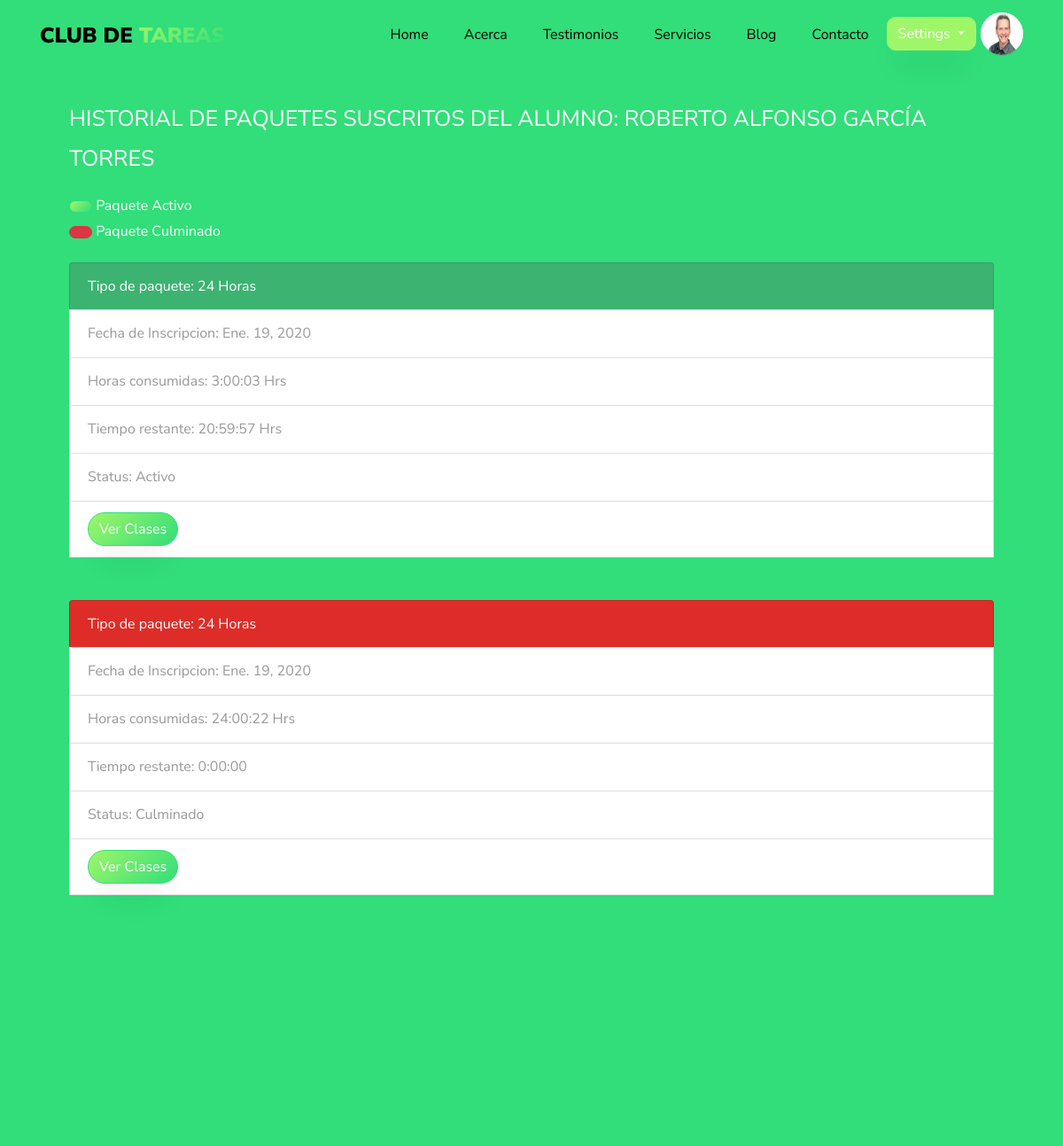
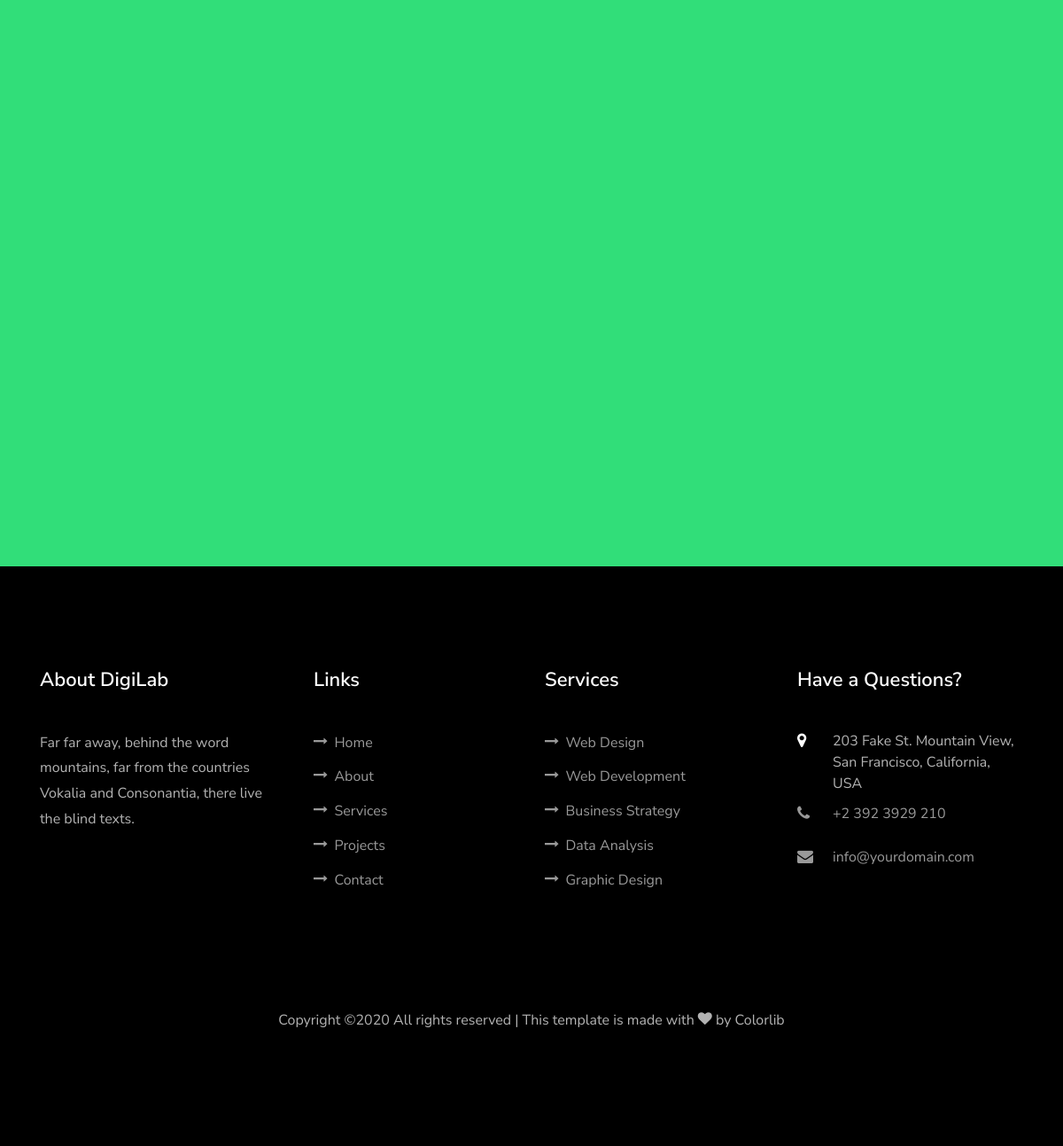
Page /paquetes/ (signed in) on the committed database (2 pictures, top to bottom).
### usuario/models.py (models this page shows, shortened)
class Usuario(AbstractBaseUser):
    imagen       =  models.ImageField(default='default.jpg',upload_to='profile_pics')
    email        =  models.EmailField(max_length=60,unique=True)
    username     =  models.CharField(max_length=30,unique=True)
    nombre       =  models.CharField(max_length=100)
    apellido     =  models.CharField(max_length=100)
    edad         =  models.IntegerField(blank=True, null=True)
    padecimientos = models.TextField(verbose_name="Alergias o padecimientos",blank=True,null=True)
    asistencia = models.CharField(verbose_name="Días de asistencia",max_length=100,blank=True,null=True)
    enfoque = models.CharField(verbose_name="Area en la que guste que se enfocará la atención",max_length=100,blank=True, null=True)
    nombre_madre =  models.CharField(verbose_name="Nombre de la Madre",max_length=100,blank=True, null=True)
    edad_madre =  models.IntegerField(verbose_name="Edad",blank=True, null=True)
    ocupacion_madre = models.CharField(verbose_name="Ocupación",max_length=100,blank=True,null=True)
    numero_madre   =  models.IntegerField(verbose_name="Número de contacto",blank=True,null=True)
    nombre_padre =  models.CharField(verbose_name="Nombre del Padre",max_length=100,blank=True, null=True)
    edad_padre =  models.IntegerField(verbose_name="Edad",blank=True, null=True)
    ocupacion_padre = models.CharField(verbose_name="Ocupación",max_length=100,blank=True, null=True)
    numero_padre    =  models.IntegerField(verbose_name="Número de contacto",blank=True,null=True)
    fecha_nacimiento = models.DateField(verbose_name="Fecha de nacimiento",blank=True, null=True)
    escuela      =  models.CharField(verbose_name="Nombre de la escuela",max_length=60,blank=True, null=True)
    domicilio    =  models.CharField(verbose_name="Domicilio",max_length=150,blank=True, null=True)
    NIVEL_STATUS = (
         ('k','Kinder'),
         ('p','Primaria'),
         ('s','Secundaria'),
         ('b','bachillerato'),
         ('u','universidad'))
    nivel_academico = models.CharField(max_length=1,choices=NIVEL_STATUS,blank=True,verbose_name='Nivel académico del alumno')
    date_joined  =  models.DateTimeField(verbose_name="Fecha de ingreso",auto_now_add=True)
    last_login   =  models.DateTimeField(verbose_name="Ultima fecha de Sesión",auto_now=True)
    is_admin     =  models.BooleanField(verbose_name="¿Es Administrador?",default=False)
    is_active    =  models.BooleanField(verbose_name="¿Esta Acivo?",default=True)
    is_staff     =  models.BooleanField(verbose_name="¿Es parte del Staff?",default=False)
    is_superuser =  models.BooleanField(verbose_name="¿Es Super Usuario?",default=False)
    USERNAME_FIELD  = "username"
    REQUIRED_FIELDS = ["nombre","apellido"]
    objects = MyUsuarioManager()

### app/models.py (models this page shows, shortened)
class Paquete_Inscrito(models.Model):
     id = models.UUIDField(primary_key=True, default=uuid.uuid4, help_text="id del Paquete")
     usuario = models.ForeignKey(settings.AUTH_USER_MODEL,related_name="paquetes_inscritos",on_delete=models.CASCADE,null=True)
     fecha_de_inscripcion = models.DateField(null=True,blank=True)
     horas_consumidas =models.CharField(max_length=100,default="00:00:00 Hrs")
     horas_restantes= models.CharField(max_length=100,default="00:00:00 Hrs")
     tiempo_consumido = models.DurationField(default=datetime.timedelta(days=0,hours=0,minutes=0))
     tiempo_restante= models.DurationField(default=datetime.timedelta(days=0,hours=0,minutes=0))
     ESTADO_STATUS =(
     (True,'Activo'),
     (False,'Finalizado')
     )
     tipo_de_paquete = models.ForeignKey('Tipo_de_Paquete', on_delete=models.SET_NULL, null=True,help_text='Elige el tipo de paquete del alumno')
     status = models.BooleanField(default=True,choices=ESTADO_STATUS,blank=True,help_text="Elige el estado del paquete")
     class Meta:
         verbose_name = ("Paquete Inscrito")
         verbose_name_plural = ("Paquetes Inscritos")
         ordering = ['usuario__nombre']

class Tipo_de_Paquete(models.Model):
    horas = models.IntegerField(default=1)
    class Meta:
        verbose_name = ("Tipo de Paquete")
        verbose_name_plural = ("Tipos de Paquetes")
    def __str__(self):
        return f'{self.horas} Horas'

### app/views.py (the view)
# urls.py: path('paquetes/',views.paquetes,name='paquetes'),
@login_required
def paquetes(request):
    context = {
    'student' : request.user,
    'paquetes': request.user.paquetes_inscritos.all()
    }
    return render(request,'app/paquetes.html',context)

### app/templates/app/paquetes.html (shortened to what this page needs)
{% extends 'app/base.html' %}
{% load static %}
{% block content %}
<section class="ftco-section ftco-project" style="background:#31de79">
		<div class="container px-md-5">
				<p class="info-alumno ftco-animate" style="text-transform: uppercase; font-size: 25px">
					Historial de  Paquetes suscritos del  Alumno: {{ student.nombre }} {{ student.apellido}}
				</p>
				<button type="button" class="btn btn-primary btn-circle">
				</button> <span style="color: white" class="ftco-animate">Paquete Activo</span><br>
				<button type="button" class="btn btn-danger btn-circle">
				</button>
				<span style="color:white" class="ftco-animate">Paquete Culminado</span>
				<div style="width: 100%;height:20px;"></div>
					{% for paquete in paquetes %}
           <ul class="list-group ftco-animate">
					 {% if paquete.status %}
					 <li class="list-group-item" style="background-color: #3cb371;color:white"> Tipo de paquete: {{ paquete.tipo_de_paquete }}</li>
					 {%else%}
					 <li class="list-group-item" style="background-color: #de2d29;color: white"> Tipo de paquete: {{ paquete.tipo_de_paquete }}</li>
					 {% endif%}
           <li class="list-group-item"> Fecha de Inscripcion: {{ paquete.fecha_de_inscripcion }}</li>
					 <li class="list-group-item"> Horas consumidas: {{ paquete.horas_consumidas	}} </li>
					 <li class="list-group-item"> Tiempo restante: {{ paquete.horas_restantes }} </li>
					 {% if paquete.status%}
					 <li class="list-group-item">Status: Activo</li>
					 {% else %}
					 <li class="list-group-item" >Status: Culminado</li>
					 {% endif%}
					 <li class="list-group-item mb-5">
						 <a href="{% url 'app:clases' paquete_id=paquete.id %}">
				     <button type="button" class="btn btn-primary">Ver Clases </button>
				     </a>
					 </li>
					{% endfor %}
				</ul>
		</div>
</section>
{% endblock content     %}

### app/templates/app/base.html (shortened to what this page needs)
{% load static %}
<!DOCTYPE html>
<html lang="en">
  <head>
    <link rel="stylesheet" href="https://stackpath.bootstrapcdn.com/font-awesome/4.7.0/css/font-awesome.min.css">
    <link rel="stylesheet" href="{% static 'app/css/open-iconic-bootstrap.min.css'%}">
    <link rel="stylesheet" href="{% static 'app/css/animate.css'%}">
    <link rel="stylesheet" href="{% static 'app/css/search.css'%}">
    <link rel="stylesheet" href="{% static 'app/css/owl.carousel.min.css'%}">
    <link rel="stylesheet" href="{% static 'app/css/owl.theme.default.min.css'%}">
    <link rel="stylesheet" href="{% static 'app/css/magnific-popup.css'%}">
    <link rel="stylesheet" href="{% static 'app/css/aos.css'%}">
    <link rel="stylesheet" href="{% static 'app/css/ionicons.min.css'%}">
    <link rel="stylesheet" href="{% static 'app/css/flaticon.css' %}">
    <link rel="stylesheet" href="{% static 'app/css/icomoon.css' %}">
    <link rel="stylesheet" href="{% static 'app/css/style.css' %}">
    <link rel="stylesheet" href="{% static 'app/css/fix.css' %}">
  </head>
  <body  data-target=".site-navbar-target" data-offset="300">
  <nav class="navbar navbar-expand-lg navbar-dark ftco_navbar bg-dark ftco-navbar-light site-navbar-target" id="ftco-navbar">
	    <div class="container">
	      <a class="navbar-brand" href="index.html">Club de <span>Tareas</span></a>
	      <div class="collapse navbar-collapse" id="ftco-nav">
	        <ul class="navbar-nav nav ml-auto">
	          <li class="nav-item"><a href="{% url 'blog:home' %}" class="nav-link"><span>Home</span></a></li>
	          <li class="nav-item"><a href="{% url 'app:about' %}"  class="nav-link"><span>Acerca</span></a></li>
	          <li class="nav-item"><a href="{% url 'blog:testimony' %}"  class="nav-link"><span>Testimonios</span></a></li>
	          <li class="nav-item"><a href="{% url 'app:services' %}" class="nav-link"><span>Servicios</span></a></li>
            <li class="nav-item"><a href="{% url 'blog:blog' %}" class="nav-link"><span>Blog</span></a></li>
          </ul>
          <ul class="nav navbar-nav navbar-right">
            <li class="nav-item"><a href="{% url 'blog:contact' %}" class="nav-link"><span>Contacto</span></a></li>
            {% if request.user.is_authenticated %}
            <div class="dropdown show" style="padding-top:5px;padding-right:5px">
                    <a style="border-radius: 10px 10px 10px 10px !important;
                             -moz-border-radius: 10px 10px 10px 10px;
                             -webkit-border-radius: 10px 10px 10px 10px;"
                      class="btn btn-secondary dropdown-toggle" href="#" role="button" id="dropdownMenuLink" data-toggle="dropdown" aria-haspopup="true" aria-expanded="false">
                      Settings
                    </a>
              </div>
              <li>
                <div class="inset">
                  <img src="{{ request.user.imagen.url }}">
                </div>
              </li>
            {% else %}
              <li class="nav-item"><a href="{% url 'app:login' %}"  class="nav-link"><span>Login</span></a></li>
            </ul>
          {% endif %}
	      </div>
	    </div>
	  </nav>
    {% block content %}{% endblock %}
    <footer class="ftco-footer ftco-section">
      <div class="container">
        <div class="row mb-5">
          <div class="col-md">
            <div class="ftco-footer-widget mb-4">
              <h2 class="ftco-heading-2">About DigiLab</h2>
              <p>Far far away, behind the word mountains, far from the countries Vokalia and Consonantia, there live the blind texts.</p>
              <ul class="ftco-footer-social list-unstyled float-md-left float-lft mt-5">
              </ul>
            </div>
          </div>
          <div class="col-md">
            <div class="ftco-footer-widget mb-4 ml-md-4">
              <h2 class="ftco-heading-2">Links</h2>
              <ul class="list-unstyled">
                <li><a href="#"><span class="icon-long-arrow-right mr-2"></span>Home</a></li>
                <li><a href="#"><span class="icon-long-arrow-right mr-2"></span>About</a></li>
                <li><a href="#"><span class="icon-long-arrow-right mr-2"></span>Services</a></li>
                <li><a href="#"><span class="icon-long-arrow-right mr-2"></span>Projects</a></li>
                <li><a href="#"><span class="icon-long-arrow-right mr-2"></span>Contact</a></li>
              </ul>
            </div>
          </div>
          <div class="col-md">
             <div class="ftco-footer-widget mb-4">
              <h2 class="ftco-heading-2">Services</h2>
              <ul class="list-unstyled">
                <li><a href="#"><span class="icon-long-arrow-right mr-2"></span>Web Design</a></li>
                <li><a href="#"><span class="icon-long-arrow-right mr-2"></span>Web Development</a></li>
                <li><a href="#"><span class="icon-long-arrow-right mr-2"></span>Business Strategy</a></li>
                <li><a href="#"><span class="icon-long-arrow-right mr-2"></span>Data Analysis</a></li>
                <li><a href="#"><span class="icon-long-arrow-right mr-2"></span>Graphic Design</a></li>
              </ul>
            </div>
          </div>
          <div class="col-md">
            <div class="ftco-footer-widget mb-4">
            	<h2 class="ftco-heading-2">Have a Questions?</h2>
            	<div class="block-23 mb-3">
	              <ul>
	                <li><span class="icon icon-map-marker"></span><span class="text">203 Fake St. Mountain View, San Francisco, California, USA</span></li>
	                <li><a href="#"><span class="icon icon-phone"></span><span class="text">+2 392 3929 210</span></a></li>
	                <li><a href="#"><span class="icon icon-envelope"></span><span class="text">info@yourdomain.com</span></a></li>
	              </ul>
	            </div>
            </div>
          </div>
        </div>
        <div class="row">
          <div class="col-md-12 text-center">
            <p>
  Copyright &copy;<script>document.write(new Date().getFullYear());</script> All rights reserved | This template is made with <i class="icon-heart color-danger" aria-hidden="true"></i> by <a href="https://colorlib.com" target="_blank">Colorlib</a>
  </p>
          </div>
        </div>
      </div>
    </footer>
  </body>
</html>

### app/static/app/css/icomoon.css (style rules this page uses)
[class^="icon-"], [class*=" icon-"] { font-family: 'icomoon' !important; speak: none; font-style: normal; font-weight: normal; font-variant: normal; text-transform: none; line-height: 1; -webkit-font-smoothing: antialiased; -moz-osx-font-smoothing: grayscale; }
.icon-heart:before { content: "\f004"; }
.icon-map-marker:before { content: "\f041"; }
.icon-phone:before { content: "\f095"; }
.icon-envelope:before { content: "\f0e0"; }
.icon-long-arrow-right:before { content: "\f178"; }

### app/static/app/css/fix.css (style rules this page uses)
body { background:#e9ecf3; }
.inset { width: 48px; height: 48px; border-radius: 50%; box-shadow: inset 0 0 0 2px rgba(255,255,255,0.6), 0 1px 1px rgba(0,0,0,0.1); background-color: transparent !important; z-index: 999; }
.inset img { border-radius: inherit; width: inherit; height: inherit; display: block; position: relative; z-index: 998; }
p.info-alumno { color: white; }

### rows in the picture
Usuario: user.imagen (picture), nombre "ROBERTO ALFONSO", apellido "GARCÍA TORRES"
Paquete_Inscrito: tipo_de_paquete "24 Horas", fecha_de_inscripcion "Ene. 19, 2020", horas_consumidas "3:00:03 Hrs", horas_restantes "20:59:57 Hrs", status "Status: Activo"
Paquete_Inscrito: tipo_de_paquete "24 Horas", fecha_de_inscripcion "Ene. 19, 2020", horas_consumidas "24:00:22 Hrs", horas_restantes "0:00:00", status "Status: Culminado"
